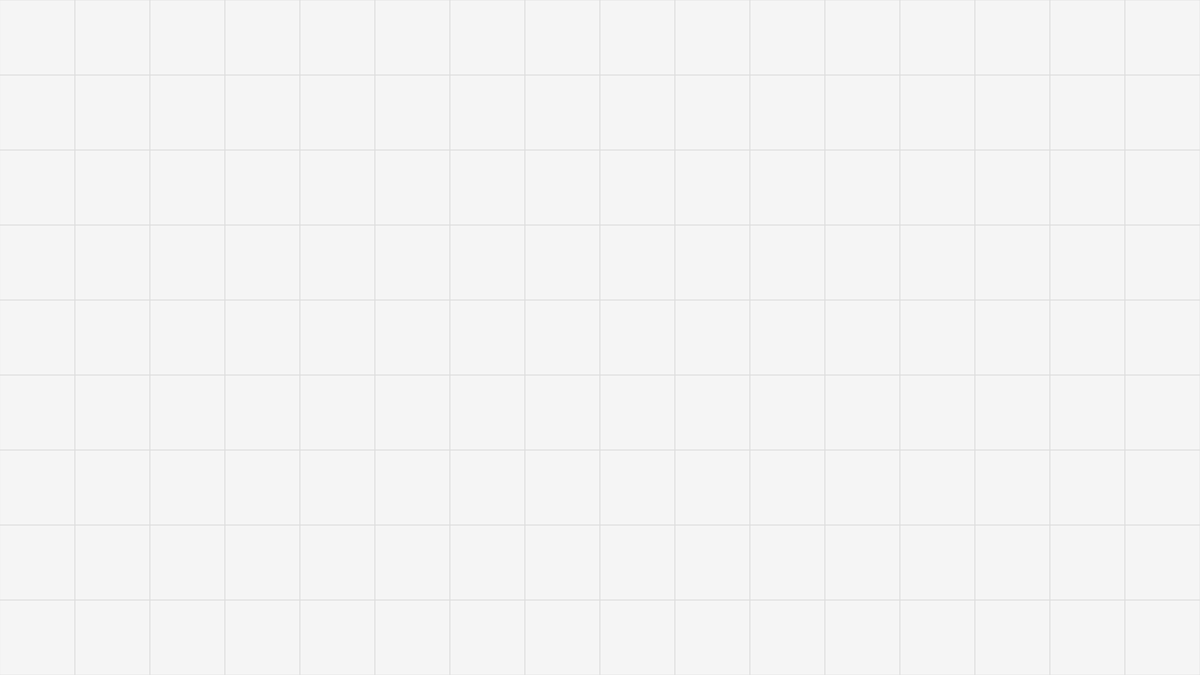
Frame 1 (no input)
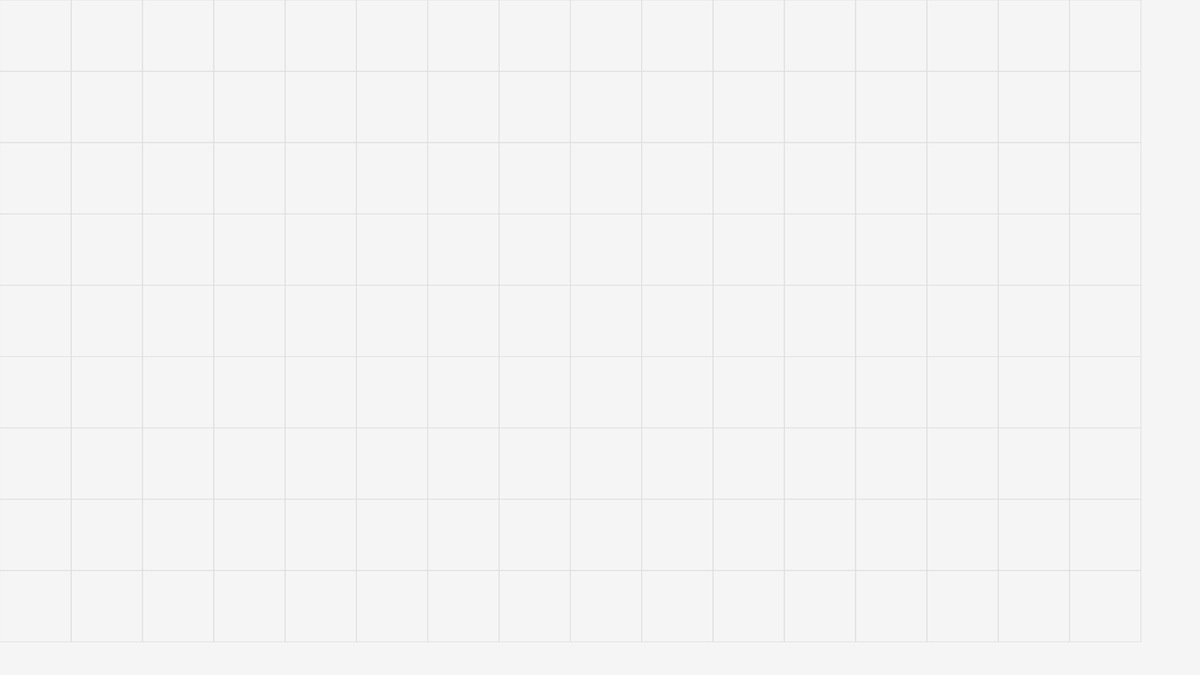
Frame 60 (no input)
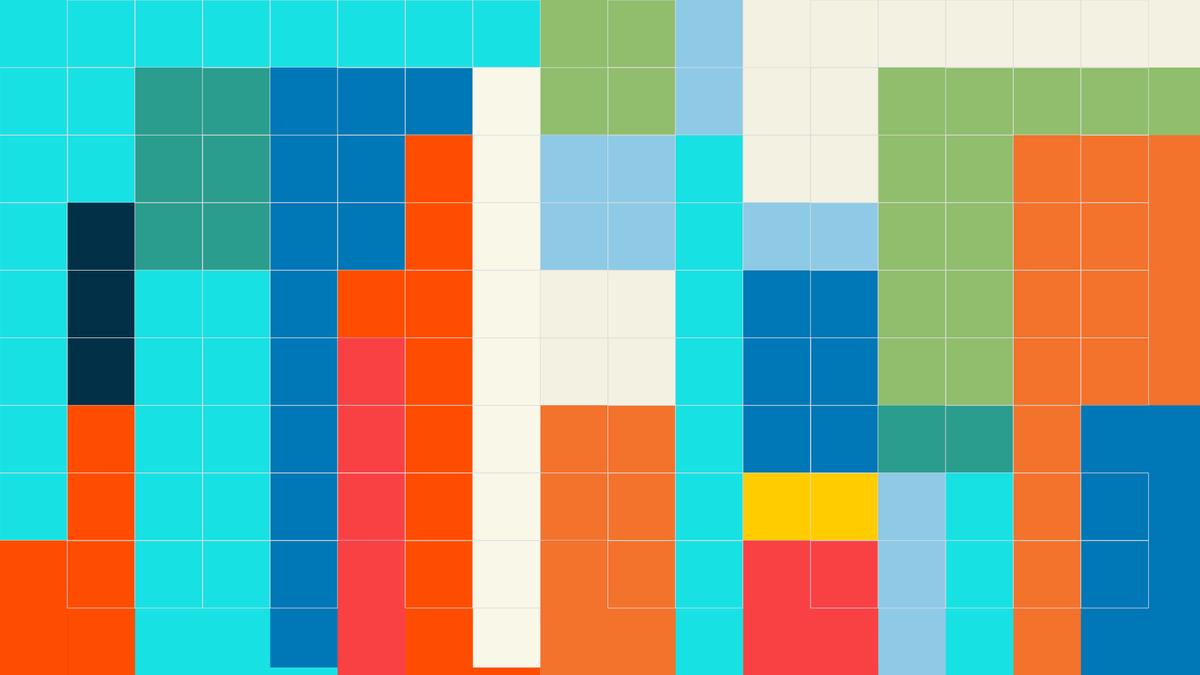
Frame 120 (the mouse pressed at the canvas centre since frame 60)

The p5.js sketch that drew these frames (run headless with seeded random() and noise() and a simulated clock; from frame 60 on, the mouse is pressed at the canvas centre):

// p5.js sketch
// ── sketch.js
let minSize = 30;
let maxSize = 120;

let currentSize;
let shrinking = true;

let palette = [
  "#ff4d00","#ffcc00","#0077b6","#023047",
  "#2a9d8f","rgb(24,225,228)","#8ecae6","#90be6d",
  "#f94144","#f3722c","#F3F1E1","#F8F7E8"
];

function setup() {
  createCanvas(1920,1080
              );
  currentSize = maxSize;
}

function draw() {
  background(245);

  let cols = floor(width / currentSize);
  let rows = floor(height / currentSize);

  let density = map(currentSize, maxSize, minSize, 0.15, 0.9);

  for(let i=0;i<cols;i++){
    for(let j=0;j<rows;j++){

      stroke(220);
      noFill();
      rect(i*currentSize, j*currentSize, currentSize, currentSize);

      if(random() < density){
        fill(random(palette));
        noStroke();
        rect(i*currentSize, j*currentSize, mouseX, mouseX);
      }

    }
  }

  // animate size
  frameRate(20)
  if(shrinking){
    currentSize -= 0.1;
    if(currentSize <= minSize){
      shrinking = false;
    }
  } else {
    currentSize += 0.3;
    if(currentSize >= maxSize){
      shrinking = true;
    }
  }
}
